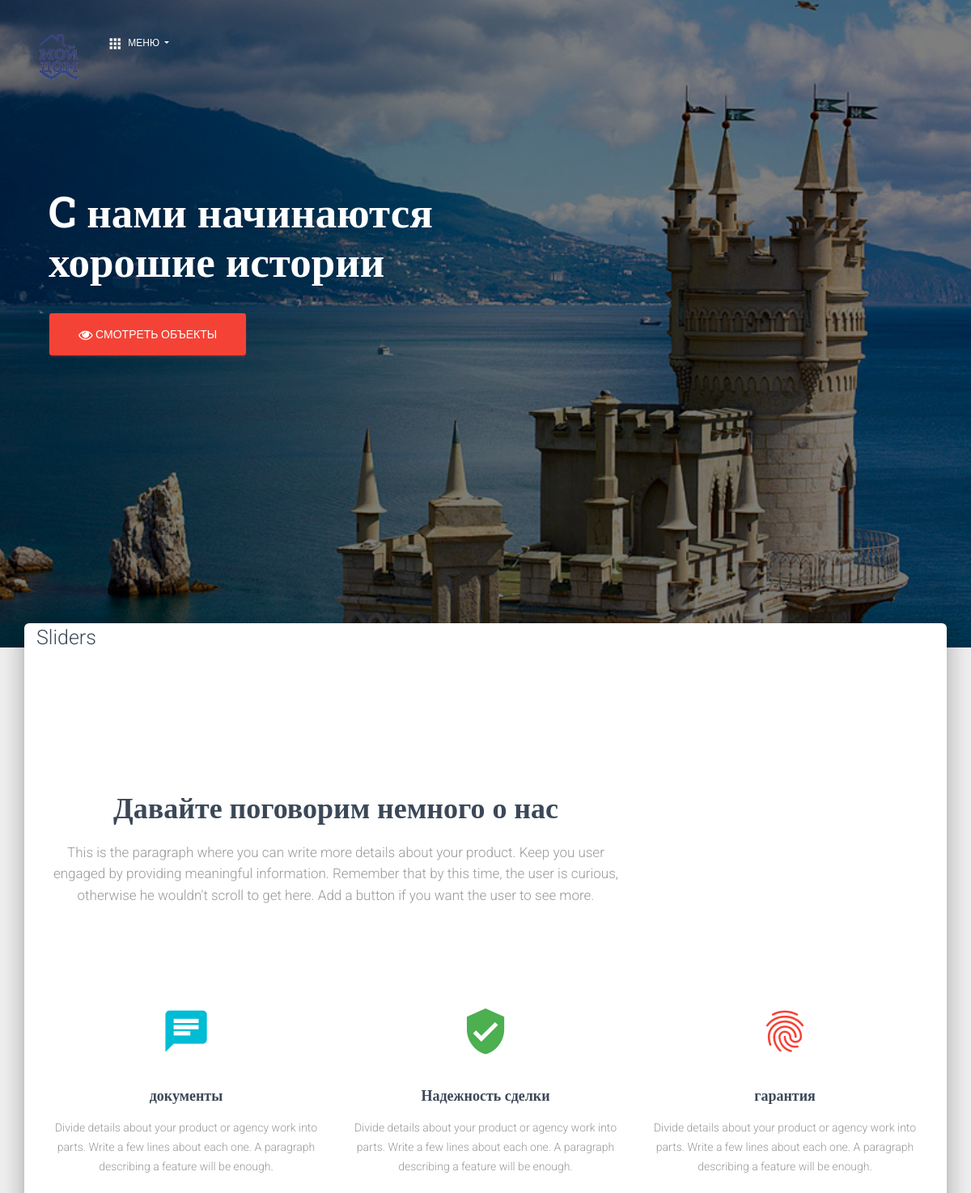
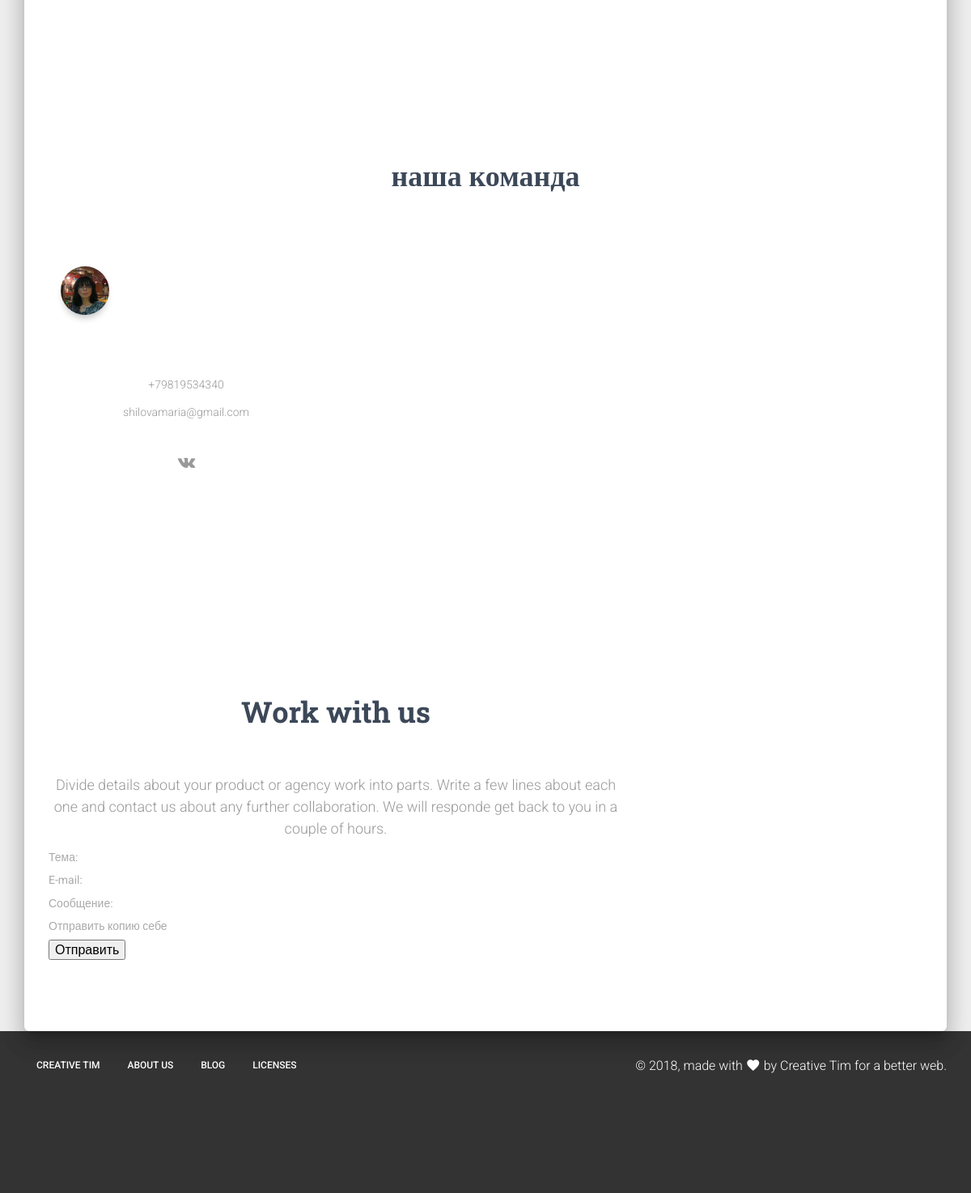
The page / on the database its author committed (2 pictures, top to bottom).
### agency_app/models.py (models this page shows, shortened)
class Agent(models.Model):
    first_name = models.CharField(max_length=50, verbose_name=u'имя')
    last_name  = models.CharField(max_length=50, verbose_name=u'фамилия')
    phone      = models.CharField(max_length=22, verbose_name=u'телефон')
    email      = models.CharField(max_length=50)
    avatar     = models.ImageField(blank=True, null=True)
    class Meta:
        verbose_name = 'агента'
        verbose_name_plural = 'агенты'

### agency_app/views.py (the view)
# urls.py: url(r'^$', CategoryListView.as_view(), name='base_show'),
class CategoryListView(ListView):
	model = Category
	template_name = 'index.html'
	def get_context_data(self, *args, **kwargs):
		context = super(CategoryListView, self).get_context_data(*args, **kwargs)
		context['categories'] = self.model.objects.all()
		context['articles'] = Property.objects.all()
		context['agents'] = Agent.objects.all()
		context['pages'] = Pages.objects.all()
		context['main_media'] = Advertising.objects.all()
		return context

### agency_app/templates/index.html (shortened to what this page needs)
{% load static %}
<!DOCTYPE html>
<html lang="ru">
<head>
  <link rel="stylesheet" href="https://daneden.github.io/animate.css/animate.min.css">
  <link rel="stylesheet" href="https://maxcdn.bootstrapcdn.com/font-awesome/latest/css/font-awesome.min.css">
  <link href="http://ajax.googleapis.com/ajax/libs/jqueryui/1.8/themes/base/jquery-ui.css" rel="stylesheet" type="text/css"/>
  <link href="{% static 'css/main.css' %}" rel="stylesheet" />
  <link href="{% static 'css/pattern.css' %}" rel="stylesheet" />
</head>
<body class="landing-page signup-page sidebar-collapse " style="">
  <main class="cd-main-content">
    <div class="wrapper-content">
      <div class="container-content">
    {% block content %}
    <nav class="navbar navbar-transparent navbar-color-on-scroll fixed-top navbar-expand-lg" color-on-scroll="100" id="sectionsNav">
    <div class="container">
      <div class="navbar-translate">
        <a class="navbar-brand" href=""> <img style="height: 70px; top:25px " src="{% static 'images/logoMH.png' %}">
         </a>
      </div>
      <div class="collapse navbar-collapse">
        <ul class="navbar-nav ml-auto">
          <li class="dropdown nav-item">
            <a href="#" class="dropdown-toggle nav-link" data-toggle="dropdown">
              <i class="material-icons">apps</i> меню
            </a>
          </li>
        </ul>
      </div>
    </div>
  </nav>
  {% block contact_form_block %}
  <div class="page-header header-filter" data-parallax="true" style="background-image: url('{% static 'images/profile_city.jpg' %}');">
    <div class="container">
      <div class="row">
        <div class="col-md-6">
          <h1 class="title"> C нами начинаются хорошие истории </h1>
          <br>
          <a href="/objects" target="_blank" class="btn btn-danger btn-raised btn-lg">
            <i class="fa fa-eye"></i> смотреть объекты
          </a>
        </div>
      </div>
    </div>
  </div>
  <div class="main main-raised">
    <div id="sliders">
          <div class="col-md-6">
              <div class="title">
                <h3>Sliders</h3>
              </div>
            </div>
          </div>
    <div class="container">
      <div class="section text-center">
        <div class="row">
          <div class="col-md-8 ml-auto mr-auto">
            <h2 class="title">Давайте поговорим немного о нас</h2>
            <h5 class="description">This is the paragraph where you can write more details about your product. Keep you user engaged by providing meaningful information. Remember that by this time, the user is curious, otherwise he wouldn&apos;t scroll to get here. Add a button if you want the user to see more.</h5>
          </div>
        </div>
        <div class="features">
          <div class="row">
            <div class="col-md-4">
              <div class="info">
                <div class="icon icon-info">
                  <i class="material-icons">chat</i>
                </div>
                <h4 class="info-title"> документы </h4>
                <p>Divide details about your product or agency work into parts. Write a few lines about each one. A paragraph describing a feature will be enough.</p>
              </div>
            </div>
            <div class="col-md-4">
              <div class="info">
                <div class="icon icon-success">
                  <i class="material-icons"> verified_user </i>
                </div>
                <h4 class="info-title">Надежность сделки </h4>
                <p>Divide details about your product or agency work into parts. Write a few lines about each one. A paragraph describing a feature will be enough.</p>
              </div>
            </div>
            <div class="col-md-4">
              <div class="info">
                <div class="icon icon-danger">
                  <i class="material-icons">fingerprint</i>
                </div>
                <h4 class="info-title"> гарантия </h4>
                <p>Divide details about your product or agency work into parts. Write a few lines about each one. A paragraph describing a feature will be enough.</p>
              </div>
            </div>
          </div>
        </div>
      </div>
      <div class="section text-center">
        <h2 class="title"> наша команда </h2>
        <div class="team">
          <div class="row">
            {% for agent in agents %}
            <div class="col-md-4">
              <div class="team-player">
                <div class="card card-plain">
                  <div class="col-md-6 ml-auto mr-auto">
                    <img src="{{ agent.avatar.url }}" alt="Thumbnail Image" class="img-raised rounded-circle img-fluid">
                  </div>
                  <h4 class="card-title">{{ agent.name }}
                    <br>
                  </h4>
                  <div class="card-body">
                    <p class="card-description">{{ agent.phone }}</p>
                    <p class="card-description">{{ agent.email }}</p>
                  </div>
                  <div class="card-footer justify-content-center">
                    <a href="{{ agent.soclink }}" class="btn btn-link btn-just-icon"><i class="fa fa-vk"></i></a>
                  </div>
                </div>
              </div>
            </div>
            {% endfor %}
          </div>
        </div>
      </div>
      <div class="section section-contacts">
        <div class="row">
          <div class="col-md-8 ml-auto mr-auto">
            <h2 class="text-center title">Work with us</h2>
            <h4 class="text-center description">Divide details about your product or agency work into parts. Write a few lines about each one and contact us about any further collaboration. We will responde get back to you in a couple of hours.</h4>
  <form action="/contact/" method="Post">{% csrf_token %}
    <div>
      <label for="id_subject">Тема:</label>
    </div>
    <div>
      <label for="id_sender">E-mail:</label>
    </div>
    <div>
      <label for="id_message">Сообщение:</label>
    </div>
    <div>
      <label for="id_copy">Отправить копию себе {{ form.copy }}</label>
    </div>
    <input type="submit" value="Отправить"/>
</form>
          </div>
        </div>
      </div>
    </div>
  </div>
  {% endblock contact_form_block %}
  {% endblock content %}
  </div>
   </div>
 </main>
 {% include "footer.html" %}
</body>
</html>

### static_in_dev/css/pattern.css (style rules this page uses)
.wrapper-content { position: relative; margin-left: auto; margin-right: auto; }
.container-content { max-width: 1000px; margin-left: auto; margin-right: auto; }
.title { margin-top: 30px; min-height: 32px; }
.title.text-center { margin-bottom: 50px; }
.cd-main-content { position: static; width: 100%; top: 0 }
.cd-main-content:after { content: ""; display: table; clear: both; }
@media screen and (min-width: 1200px) { .container-content { max-width: 1200px; } }
@media screen and (min-width: 1200px) { .cd-flter-block ol, ul, dl { margin-top: 0; margin-bottom: 0; } }

### rows shown on the page
Agent: avatar (picture), phone "+79819534340", email "shilovamaria@gmail.com"
